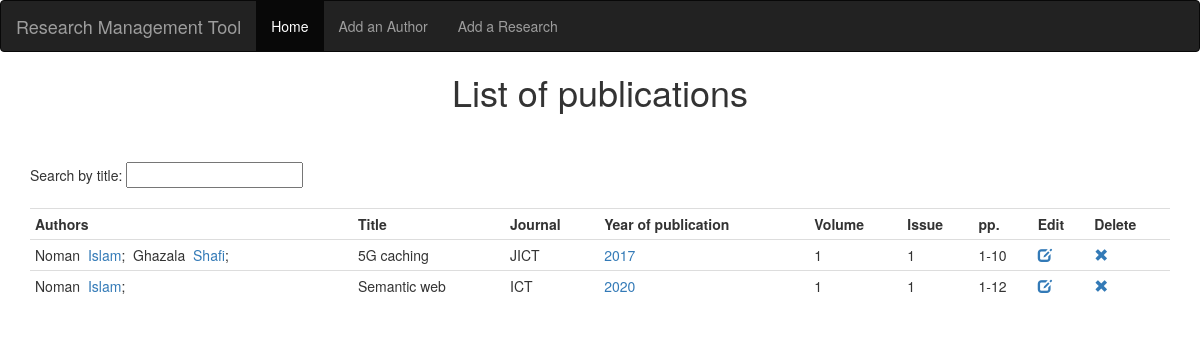
The page /app/index on the database its author committed.
### app/models.py (models this page shows, shortened)
class Author(models.Model):
    author_id = models.CharField(max_length=10,default="")
    first_name = models.CharField(max_length=10,default="")
    last_name = models.CharField(max_length=10,default="")
    email = models.EmailField(max_length=40,default="")
    highest_qualification = models.CharField(max_length=10,default="")

class Publication(models.Model):
    authors = models.ManyToManyField(Author)
    title = models.CharField(max_length=200,default="")
    journal = models.CharField(max_length=50)
    year_of_publication = models.IntegerField(default=datetime.today().year)
    volume = models.IntegerField(default=1)
    issue = models.IntegerField(default=1)
    pp = models.CharField(max_length=15)

### app/views.py (the view)
# urls.py: path('index', views.index, name='index'),
def index(request):
    return render(request, 'index.html', {'pubs':Publication.objects.all().order_by('year_of_publication')})

### app/templates/index.html (shortened to what this page needs)
<!DOCTYPE html>
<html lang="en">
{% load static %}
<head>
    <link rel="stylesheet" href="{%static '/app/bootstrap/css/bootstrap.css' %}">
    <link href="//netdna.bootstrapcdn.com/bootstrap/3.0.0/css/bootstrap-glyphicons.css" rel="stylesheet">
</head>
<body>
{% include "nav.html" %}
<h1 align="center">List of publications</h1><br><br>
<div class="container">
  Search by title: <input type="text" id="search">
  <br><br>
  <div id="publications">
    {% include "publications.html" %}
  </div>
</div>
</body>
</html>

### app/templates/publications.html
<table align="center" class="table table-condensed">
    <tr>
        <th>Authors</th>
        <th>Title</th>
        <th>Journal</th>
        <th>Year of publication</th>
        <th>Volume</th>
        <th>Issue</th>
        <th>pp.</th>
        <th>Edit</th>
        <th>Delete</th>
    </tr>
{% for p in pubs %}
    <tr>
      <td>
      {% for a in p.authors.all %}
        {{a.first_name}}&nbsp;<a href='/app/index/author/{{a.last_name}}'> {{a.last_name}}</a>;&nbsp;
      {% endfor %}
    </td>
        <td>{{p.title}}</td>
        <td>{{p.journal }}</td>
        <td><a href='/app/index/year/{{p.year_of_publication}}'>{{p.year_of_publication}}</a></td>
        <td>{{p.volume }}</td>
        <td>{{p.issue }}</td>
        <td>{{ p.pp }}</td>
        <td><a href="/app/edit/{{p.id}}"><span class="glyphicon glyphicon-edit"></span></a></td>
        <td><a href="/app/delete/{{p.id}}"><span class="glyphicon glyphicon-remove"></span></a></td>
    </tr>
{% endfor %}
</table>

### rows shown on the page
Publication: title "5G caching", journal "JICT", year_of_publication "2017", volume "1", issue "1", pp "1-10"
Author: first_name "Noman", last_name "Islam"
Author: first_name "Ghazala", last_name "Shafi"
Publication: title "Semantic web", journal "ICT", year_of_publication "2020", volume "1", issue "1", pp "1-12"
